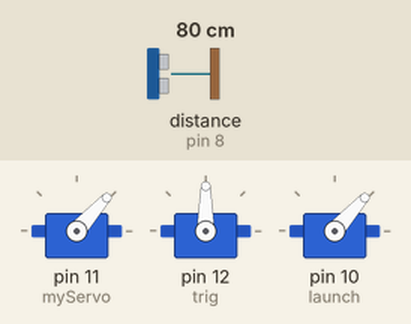
Simulated run of this sketch. Board: Arduino Uno, built with avr-gcc and run on an emulated ATmega328P. Shown: 3 × servo. Wiring (inferred from the names in the program): ultrasonic range finder: trigger pin 9; echo pin 8. Inputs (shaded band) come from the test bench; at power-on: distance to the obstacle (sensor on pin 8) 80 cm. The echo pulse lasts 58.3 µs per cm; what the sketch prints to the serial monitor is not drawn.

Above: at 1.2 s.
1.3 s: distance to the obstacle (sensor on pin 8) set to 9 cm
At 4.1 s:
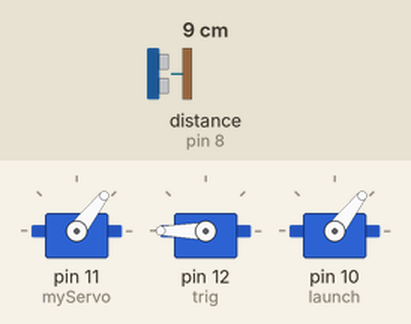
4.3 s: distance to the obstacle (sensor on pin 8) set to 5 cm
At 5.0 s:
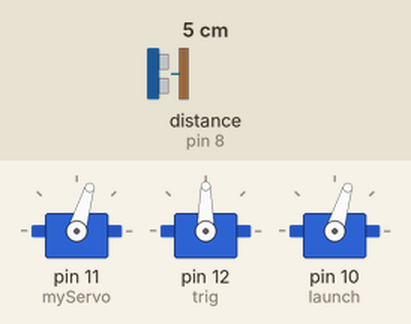
7.3 s: distance to the obstacle (sensor on pin 8) set to 9 cm
At 8.6 s:
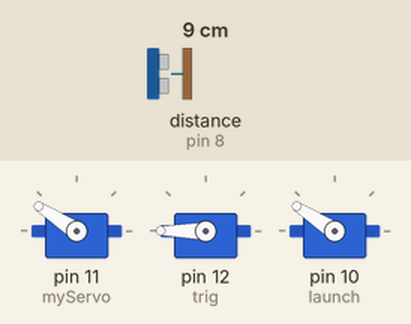
10.3 s: distance to the obstacle (sensor on pin 8) set to 15 cm
11.8 s: distance to the obstacle (sensor on pin 8) set to 18 cm
At 12.4 s:
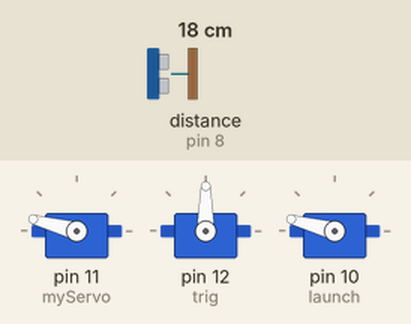
14.8 s: distance to the obstacle (sensor on pin 8) set to 12 cm
At 16.0 s:
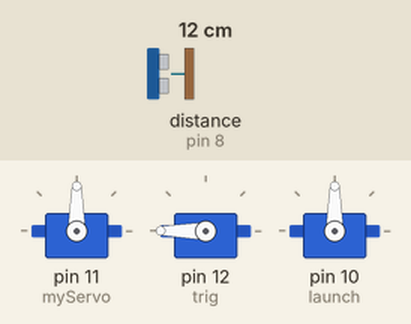
Timing chart, 0 to 35.2 s (numbered marks = the images above; inputs shaded):
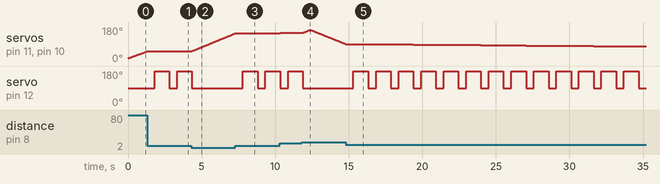

Measured:
- the behaviour switches between 7 and 6 cm on distance to the obstacle (sensor on pin 8) (found by bisection; images 1 and 2)
- the behaviour switches between 16 and 17 cm on distance to the obstacle (sensor on pin 8) (found by bisection; images 3 and 4)
- after the input at 1.3 s, servo on pin 12 (trig): 90° → 180° after 0.51 s, → 90° 1.0 s later, → 180° 0.53 s later
- after the input at 4.3 s, servo on pin 12 (trig): goes on until 4.3 s, then stays 90°
- after the input at 7.3 s, servo on pin 12 (trig): 90° → 180° after 0.51 s, → 90° 1.0 s later, → 180° 0.53 s later
- after the input at 11.8 s, servo on pin 12 (trig): goes on until 11.9 s, then stays 90°
- after the input at 14.8 s, servo on pin 12 (trig): alternates 180° for 1.0 s and 90° for 0.53 s, starting after 0.52 s

The sketch:

HardwareCode.ino
```cpp
#include <Servo.h>.
// Defines Tirg and Echo pins of the Ultrasonic Sensor
const int trigPin = 9;
const int echoPin = 8;
// Variables for the duration and the distance
long duration;
int distance;
boolean tar = false;
Servo myServo; // Creates a servo object for controlling the servo motor
Servo trig;
Servo launch;
void setup() {
  pinMode(trigPin, OUTPUT); // Sets the trigPin as an Output
  pinMode(echoPin, INPUT); // Sets the echoPin as an Input
  Serial.begin(9600);
  myServo.attach(11); // Defines on which pin is the servo motor attached
  trig.attach(12);
  launch.attach(10);
}
void loop() {
  // rotates the servo motor from 15 to 165 degrees
  for(int i=15;i<=165;i++){
  myServo.write(i);
  launch.write(i);
  trig.write(90);
  delay(30);
  distance = calculateDistance();
  // Calls a function for calculating the distance measured by the Ultrasonic sensor for each degree
  if(distance <=15&& distance >5)
  { delay(500);
    trig.write(180);
    delay(1000);

  }
  Serial.print(i); // Sends the current degree into the Serial Port
  Serial.print(","); // Sends addition character right next to the previous value needed later in the Processing IDE for indexing
  Serial.print(distance); // Sends the distance value into the Serial Port
  Serial.print("."); // Sends addition character right next to the previous value needed later in the Processing IDE for indexing
  }
  // Repeats the previous lines from 165 to 15 degrees
  for(int i=165;i>15;i--){
   myServo.write(i);
  launch.write(i);
  trig.write(90);
  delay(30);
  distance = calculateDistance();// Calls a function for calculating the distance measured by the Ultrasonic sensor for each degree
  if(distance <=15 && distance >5)
  { delay(500);
    trig.write(180);
    delay(1000);

  }
  Serial.print(i);
  Serial.print(",");
  Serial.print(distance);
  Serial.print(".");
  }
}
// Function for calculating the distance measured by the Ultrasonic sensor
int calculateDistance(){

  digitalWrite(trigPin, LOW);
  delayMicroseconds(2);
  // Sets the trigPin on HIGH state for 10 micro seconds
  digitalWrite(trigPin, HIGH);
  delayMicroseconds(10);
  digitalWrite(trigPin, LOW);
  duration = pulseIn(echoPin, HIGH); // Reads the echoPin, returns the sound wave travel time in microseconds
  distance= duration*0.034/2;
  return distance;
}
```
